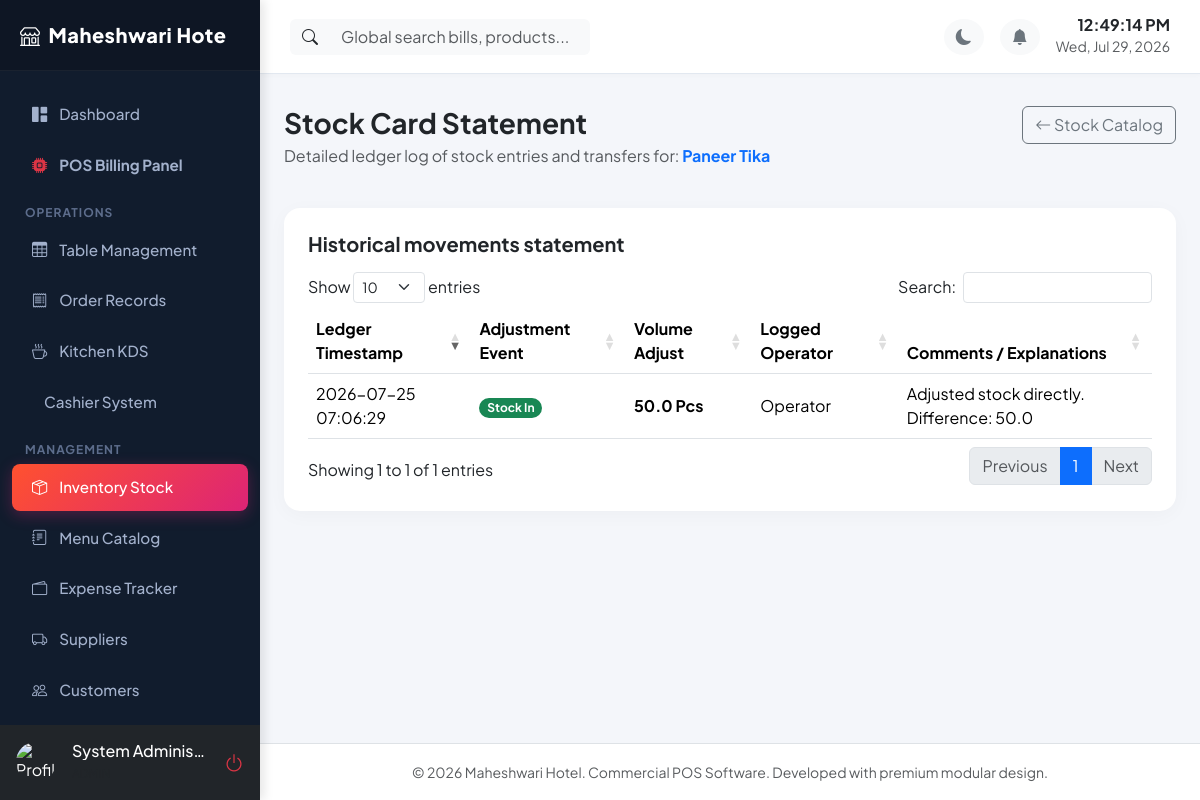
Screenshot of /inventory/history/1 (signed in) with the database file from the repository.
### app/models/__init__.py (models this page shows, shortened)
class RestaurantSetting(db.Model):
    __tablename__ = 'restaurant_settings'
    id = db.Column(db.Integer, primary_key=True)
    key = db.Column(db.String(100), unique=True, nullable=False)
    value = db.Column(db.Text, nullable=True)

class User(db.Model, UserMixin):
    __tablename__ = 'users'
    id = db.Column(db.Integer, primary_key=True)
    employee_id = db.Column(db.String(50), unique=True, nullable=False)
    username = db.Column(db.String(80), unique=True, nullable=False)
    password_hash = db.Column(db.String(200), nullable=False)
    name = db.Column(db.String(120), nullable=False)
    email = db.Column(db.String(120), unique=True, nullable=True)
    mobile = db.Column(db.String(15), nullable=True)
    role = db.Column(db.String(50), nullable=False, default='Cashier') # Admin, Manager, Cashier, Waiter, Kitchen, Store Manager
    permissions = db.Column(db.Text, nullable=True) # JSON stored as string for custom permission flags
    status = db.Column(db.String(20), default='Active') # Active, Disabled
    photo = db.Column(db.String(250), nullable=True)
    joining_date = db.Column(db.Date, nullable=True)
    shift = db.Column(db.String(50), nullable=True) # Day, Night, Evening
    fingerprint_enabled = db.Column(db.Boolean, default=False)
    credentials = db.relationship('WebAuthnCredential', backref='user', lazy=True, cascade='all, delete-orphan')
    attendances = db.relationship('Attendance', backref='user', lazy=True, cascade='all, delete-orphan')
    activity_logs = db.relationship('ActivityLog', backref='user', lazy=True)
    def has_permission(self, permission):
        if self.role == 'Admin':
            return True
        perms = self.get_permissions_list()
        return permission in perms

class Product(db.Model):
    __tablename__ = 'products'
    id = db.Column(db.Integer, primary_key=True)
    name = db.Column(db.String(120), nullable=False)
    code = db.Column(db.String(50), unique=True, nullable=False)
    barcode = db.Column(db.String(100), unique=True, nullable=True)
    category_id = db.Column(db.Integer, db.ForeignKey('categories.id'), nullable=False)
    purchase_price = db.Column(db.Float, default=0.0)
    selling_price = db.Column(db.Float, default=0.0)
    gst_percent = db.Column(db.Float, default=0.0)
    supplier_id = db.Column(db.Integer, db.ForeignKey('suppliers.id'), nullable=True)
    current_stock = db.Column(db.Float, default=0.0)
    min_stock = db.Column(db.Float, default=0.0)
    max_stock = db.Column(db.Float, default=0.0)
    unit = db.Column(db.String(20), default='Kg') # Kg, Litre, Pcs, Pkts
    description = db.Column(db.Text, nullable=True)
    photo = db.Column(db.String(250), nullable=True)
    storage_location = db.Column(db.String(100), nullable=True) # Main Kitchen, Cold Storage, Pantry
    expiry_date = db.Column(db.Date, nullable=True)
    stock_histories = db.relationship('StockHistory', backref='product', lazy=True, cascade='all, delete-orphan')

class StockHistory(db.Model):
    __tablename__ = 'stock_history'
    id = db.Column(db.Integer, primary_key=True)
    product_id = db.Column(db.Integer, db.ForeignKey('products.id', ondelete='CASCADE'), nullable=False)
    type = db.Column(db.String(20), nullable=False) # Stock In, Stock Out, Stock Transfer, Stock Adjustment
    quantity = db.Column(db.Float, nullable=False)
    source = db.Column(db.String(100), nullable=True) # e.g. Warehouse
    destination = db.Column(db.String(100), nullable=True) # e.g. Kitchen
    remarks = db.Column(db.Text, nullable=True)
    date = db.Column(db.DateTime, default=datetime.utcnow)
    user_id = db.Column(db.Integer, db.ForeignKey('users.id'), nullable=True)

### app/routes/inventory.py (the view)
@inventory_bp.route('/inventory/history/<int:id>')
@login_required
@permission_required('inventory')
def product_history(id):
    product = Product.query.get_or_404(id)
    histories = StockHistory.query.filter_by(product_id=id).order_by(StockHistory.date.desc()).all()
    return render_template('inventory/history.html', product=product, histories=histories)

### app/utils/helpers.py (called while the page is built)
def get_setting(key, default=None):
    try:
        setting = RestaurantSetting.query.filter_by(key=key).first()
        if setting:
            return setting.value
        return default
    except Exception as e:
        print(f"Error fetching setting {key}: {e}")
        return default

### app/templates/inventory/history.html (shortened to what this page needs)
{% extends "base.html" %}
{% block content %}
<div class="row mb-4">
    <div class="col-md-8">
        <h3 class="fw-bold mb-1">Stock Card Statement</h3>
        <p class="text-muted">Detailed ledger log of stock entries and transfers for: <b class="text-primary">{{ product.name }}</b></p>
    </div>
    <div class="col-md-4 text-md-end">
        <a href="{{ url_for('inventory.index') }}" class="btn btn-outline-secondary"><i class="bi bi-arrow-left"></i> Stock Catalog</a>
    </div>
</div>
<div class="card card-custom p-4">
    <h5 class="fw-bold mb-3">Historical movements statement</h5>
    <div class="table-responsive">
        <table class="table table-hover align-middle" id="stock-ledger-table">
            <thead>
                <tr>
                    <th>Ledger Timestamp</th>
                    <th>Adjustment Event</th>
                    <th>Volume Adjust</th>
                    <th>Logged Operator</th>
                    <th>Comments / Explanations</th>
                </tr>
            </thead>
            <tbody>
                {% for h in histories %}
                <tr>
                    <td>{{ h.date.strftime('%Y-%m-%d %H:%M:%S') }}</td>
                    <td>
                        {% if h.type == 'Stock In' %}
                        <span class="badge bg-success rounded-pill">Stock In</span>
                        {% elif h.type in ['Stock Out', 'Stock Transfer'] %}
                        <span class="badge bg-danger rounded-pill">{{ h.type }}</span>
                        {% else %}
                        <span class="badge bg-warning text-dark rounded-pill">{{ h.type }}</span>
                        {% endif %}
                    </td>
                    <td class="fw-bold">{{ h.quantity }} {{ product.unit }}</td>
                    <td>Operator</td>
                    <td>{{ h.remarks or "Direct level alteration statement." }}</td>
                </tr>
                {% endfor %}
            </tbody>
        </table>
    </div>
</div>
{% endblock %}

### app/templates/base.html (shortened to what this page needs)
<!DOCTYPE html>
<html lang="en" data-bs-theme="light">
<head>
    <link href="https://cdn.jsdelivr.net/npm/bootstrap@5.3.1/dist/css/bootstrap.min.css" rel="stylesheet">
    <link href="https://cdn.jsdelivr.net/npm/bootstrap-icons@1.10.5/font/bootstrap-icons.css" rel="stylesheet">
    <link href="https://cdn.jsdelivr.net/npm/sweetalert2@11.7.27/dist/sweetalert2.min.css" rel="stylesheet">
    <link href="https://cdn.datatables.net/1.13.6/css/dataTables.bootstrap5.min.css" rel="stylesheet">
</head>
<body>
    <div id="sidebar" class="d-flex flex-column">
        <div class="logo d-flex align-items-center justify-content-between">
            <span><i class="bi bi-shop me-2"></i>{{ restaurant_name[:15] }}</span>
        </div>
        <div class="flex-grow-1 mt-3">
            <a href="{{ url_for('dashboard.index') }}" class="nav-link {% if request.endpoint == 'dashboard.index' %}active{% endif %}">
                <i class="bi bi-grid-1x2-fill"></i> Dashboard
            </a>
            {% if current_user.has_permission('orders') %}
            <a href="{{ url_for('orders.pos_interface') }}" class="nav-link {% if request.endpoint == 'orders.pos_interface' %}active{% endif %}">
                <i class="bi bi-cpu-fill text-danger"></i> <b>POS Billing Panel</b>
            </a>
            {% endif %}
            <div class="nav-header">Operations</div>
            {% if current_user.has_permission('tables') %}
            <a href="{{ url_for('tables.layout') }}" class="nav-link {% if request.endpoint == 'tables.layout' %}active{% endif %}">
                <i class="bi bi-table"></i> Table Management
            </a>
            {% endif %}
            {% if current_user.has_permission('orders') %}
            <a href="{{ url_for('orders.list_orders') }}" class="nav-link {% if request.endpoint == 'orders.list_orders' %}active{% endif %}">
                <i class="bi bi-receipt"></i> Order Records
            </a>
            {% endif %}
            {% if current_user.has_permission('kitchen') %}
            <a href="{{ url_for('kitchen.display') }}" class="nav-link {% if request.endpoint == 'kitchen.display' %}active{% endif %}">
                <i class="bi bi-cup-hot"></i> Kitchen KDS
            </a>
            {% endif %}
            {% if current_user.has_permission('billing') %}
            <a href="{{ url_for('billing.index') }}" class="nav-link {% if request.endpoint == 'billing.index' %}active{% endif %}">
                 Cashier System
            </a>
            {% endif %}
            <div class="nav-header">Management</div>
            {% if current_user.has_permission('inventory') %}
            <a href="{{ url_for('inventory.index') }}" class="nav-link {% if 'inventory' in request.endpoint %}active{% endif %}">
                <i class="bi bi-box-seam"></i> Inventory Stock
            </a>
            {% endif %}
            {% if current_user.has_permission('menu') %}
            <a href="{{ url_for('menu.list_menu') }}" class="nav-link {% if 'menu' in request.endpoint %}active{% endif %}">
                <i class="bi bi-journal-text"></i> Menu Catalog
            </a>
            {% endif %}
            {% if current_user.has_permission('expenses') %}
            <a href="{{ url_for('expenses.list_expenses') }}" class="nav-link {% if 'expenses' in request.endpoint and 'suppliers' not in request.url %}active{% endif %}">
                <i class="bi bi-wallet2"></i> Expense Tracker
            </a>
            {% endif %}
            {% if current_user.has_permission('suppliers') %}
            <a href="{{ url_for('expenses.list_suppliers') }}" class="nav-link {% if 'suppliers' in request.endpoint %}active{% endif %}">
                <i class="bi bi-truck"></i> Suppliers
            </a>
            {% endif %}
            {% if current_user.has_permission('customers') %}
            <a href="{{ url_for('customers.index') }}" class="nav-link {% if 'customers' in request.endpoint %}active{% endif %}">
                <i class="bi bi-people"></i> Customers
            </a>
            {% endif %}
            {% if current_user.has_permission('attendance') %}
            <a href="{{ url_for('attendance.index') }}" class="nav-link {% if 'attendance' in request.endpoint %}active{% endif %}">
            </a>
            {% endif %}
        </div>
        <div class="p-3 bg-dark d-flex align-items-center gap-3">
            <img src="{{ url_for('static', filename=current_user.photo if current_user.photo else 'uploads/profiles/default.png') }}" onerror="this.src='https://cdn-icons-png.flaticon.com/512/3135/3135715.png'" class="rounded-circle" width="40" height="40" alt="Profile">
            <div class="overflow-hidden">
                <h6 class="mb-0 text-white text-truncate">{{ current_user.name }}</h6>
                <small class="text-muted text-uppercase" style="font-size: 0.75rem;">{{ current_user.role }}</small>
            </div>
            <a href="{{ url_for('auth.logout') }}" class="text-danger ms-auto fs-5" title="Logout"><i class="bi bi-power"></i></a>
        </div>
    </div>
    <div id="content">
        <nav class="navbar navbar-expand navbar-main align-items-center justify-content-between">
            <div class="d-flex align-items-center gap-3">
                <div class="position-relative d-none d-md-block" style="width: 300px;">
                    <div class="input-group">
                        <span class="input-group-text bg-light border-0"><i class="bi bi-search"></i></span>
                        <input type="text" class="form-control bg-light border-0" id="global-search-input" placeholder="Global search bills, products...">
                    </div>
                </div>
            </div>
            <div class="d-flex align-items-center gap-3">
                <button class="btn btn-light rounded-circle border-0 text-secondary" id="theme-toggle-btn"><i class="bi bi-moon-fill"></i></button>
                <div class="dropdown">
                    <button class="btn btn-light rounded-circle border-0 text-secondary position-relative" type="button" data-bs-toggle="dropdown" aria-expanded="false" id="notif-dropdown-btn">
                        <i class="bi bi-bell-fill"></i>
                    </button>
                </div>
                <div class="text-end d-none d-sm-block">
                    <h6 class="mb-0 fw-bold" id="live-time">00:00:00</h6>
                    <small class="text-muted" id="live-date">July 24, 2026</small>
                </div>
            </div>
        </nav>
        <div class="container-fluid px-4 py-3 flex-grow-1">
            {% block content %}{% endblock %}
        </div>
        <footer class="bg-white py-3 border-top mt-auto text-center text-muted">
            <small>&copy; 2026 {{ restaurant_name }}. Commercial POS Software. Developed with premium modular design.</small>
        </footer>
    </div>
</body>
</html>

### app/templates/base.html (style rules this page uses)
:root { --primary-gradient: linear-gradient(135deg, #FF512F 0%, #DD2476 100%); --sidebar-width: 260px; --sidebar-bg: #111c2d; --font-family: 'Plus Jakarta Sans', sans-serif; }
body { font-family: var(--font-family); background-color: #f4f6fa; overflow-x: hidden; transition: background-color 0.3s ease, color 0.3s ease; }
#sidebar { width: var(--sidebar-width); min-width: var(--sidebar-width); background: var(--sidebar-bg); color: #fff; height: 100vh; position: fixed; top: 0; left: 0; display: flex; flex-direction: column; z-index:1000; overflow:hidden; box-shadow:4px 0 10px rgba(0,0,0,0.1); }
#sidebar > .flex-grow-1 { overflow-y:auto; min-height:0; }
#sidebar .logo { padding: 20px; background: rgba(0,0,0,0.2); font-size: 1.25rem; font-weight: 800; letter-spacing: 0.5px; border-bottom: 1px solid rgba(255,255,255,0.05); }
#sidebar .nav-link { color: #a3b1cc; padding: 12px 20px; font-weight: 500; font-size: 0.95rem; border-radius: 8px; margin: 4px 12px; display: flex; align-items: center; gap: 12px; transition: all 0.2s; }
#sidebar .nav-link:hover, #sidebar .nav-link.active { color: #fff; background: rgba(255, 255, 255, 0.08); }
#sidebar .nav-link.active { background: var(--primary-gradient); box-shadow: 0 4px 15px rgba(221, 36, 118, 0.3); }
#sidebar .nav-header { font-size: 0.75rem; text-transform: uppercase; letter-spacing: 1px; color: #5d6d8c; font-weight: 700; margin: 15px 25px 5px 25px; }
#content { margin-left: var(--sidebar-width); width: calc(100% - var(--sidebar-width)); transition: all 0.3s ease; min-height: 100vh; display: flex; flex-direction: column; }
.navbar-main { background-color: #fff; border-bottom: 1px solid #e2e8f0; padding: 15px 30px; position: sticky; top: 0; z-index: 999; box-shadow: 0 2px 4px rgba(0,0,0,0.02); }
.card-custom { border: none; border-radius: 16px; box-shadow: 0 4px 20px rgba(0, 0, 0, 0.03); transition: transform 0.2s ease, box-shadow 0.2s ease; background-color: #fff; }

### rows the page displays
RestaurantSetting: value "Maheshwari Hote", value "Maheshwari Hotel"
User: name "System Adminis…"
Product: name "Paneer Tika", unit "Pcs"
StockHistory: date "2026-07-25 07:06:29", type "Stock In", quantity "50.0", remarks "Adjusted stock directly. Difference: 50.0"
